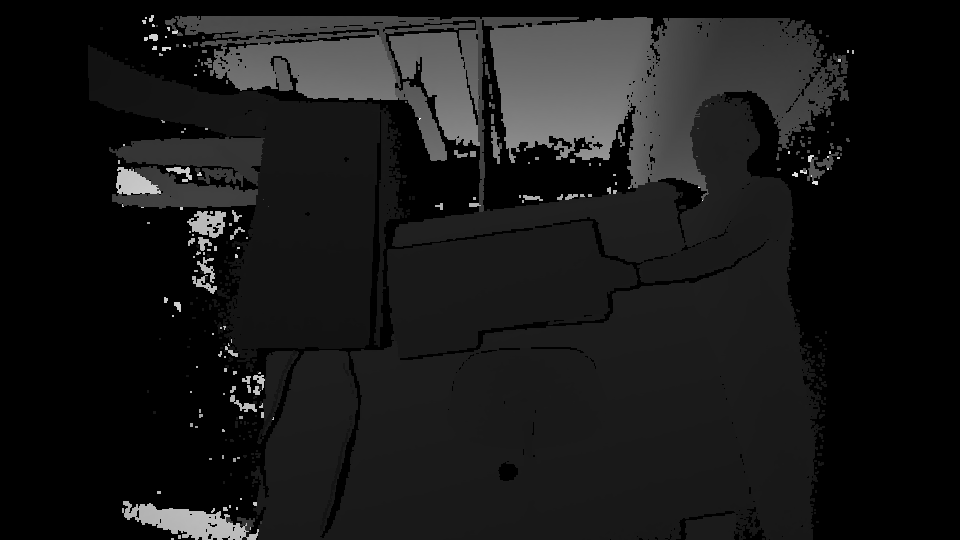
#> input picture Image_check/MyPic.png, 960 x 540 px
$ python single_scale_image.py ../Image_check/MyPic.png out.png   (Python 2 division)   (older library calls are emulated)
#> lines starting #> are read from the running program, lines starting #| are printed output that depends on the picture
from scipy import misc
import sys
import matplotlib.pyplot as plt

image_to_open = str( sys.argv[1] )
image_to_save = str( sys.argv[2] )

f = misc.imread( image_to_open )
#> f is the input picture: shape (540, 960) uint16; min 0, max 11958, mean 1159.5

depth_list = []

for i in range(400):
	for j in range(525):
		depth_list.append( f[i][j] )
#> after the loop, depth_list = 210000 items

depth_list.sort()

max_val = depth_list[ int(400*525*0.75) ]
#> max_val = 1219

print max_val
#| 1219

for i in range(400):
	for j in range(525):
		if ( f[i][j] >= max_val ):
			f[i][j] = max_val
		f[i][j] = int( (f[i][j] * 254) / max_val )
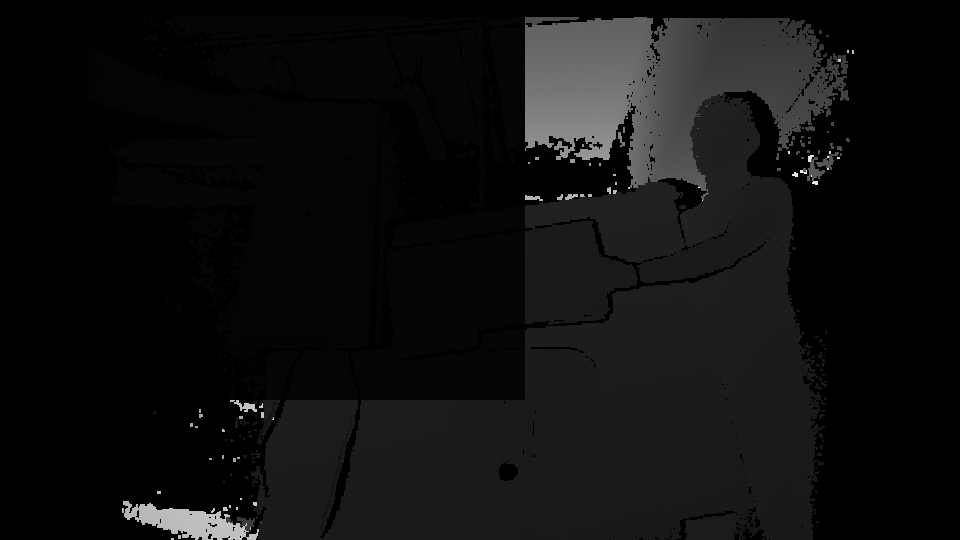
#> f: shape (540, 960) uint16; min 0, max 11658, mean 719.3; drawn with min black and max white

misc.imsave( image_to_save, f )
plt.imshow( f )
plt.show()
